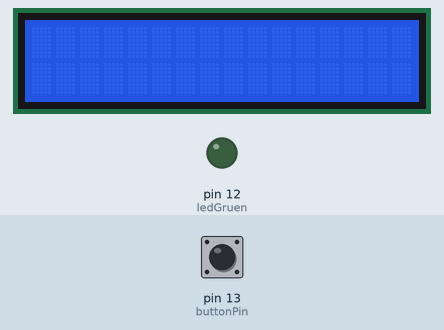
Simulated run of this sketch. Board: Arduino Uno, built with avr-gcc and run on an emulated ATmega328P. On the bench: 16×2 character LCD, output pins drawn as LEDs (lit = HIGH). The test bench sets the inputs (shaded band); at power-on: pin 13 (buttonPin) LOW.

Above: at 1.2 s.
1.3 s: pin 13 (buttonPin) pulled HIGH for 1 s
At 3.5 s:
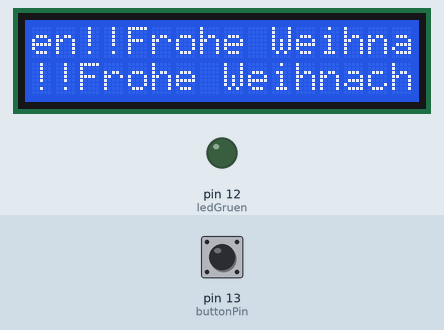
3.8 s: pin 13 (buttonPin) pulled HIGH for 0.15 s
At 5.1 s:
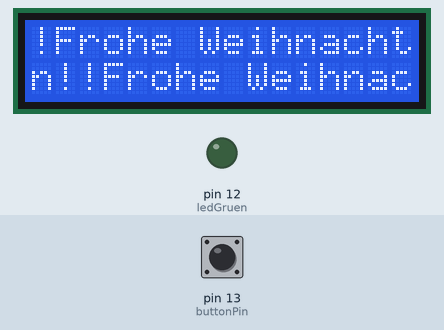
5.4 s: pin 13 (buttonPin) pulled HIGH for 0.15 s
At 6.5 s:
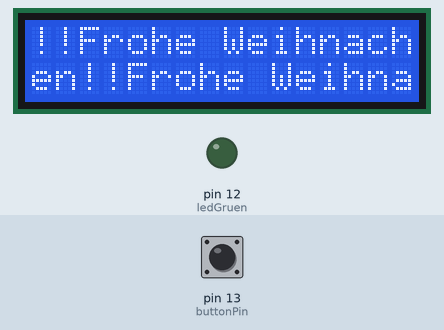
7.0 s: pin 13 (buttonPin) pulled HIGH for 0.15 s
At 7.8 s:
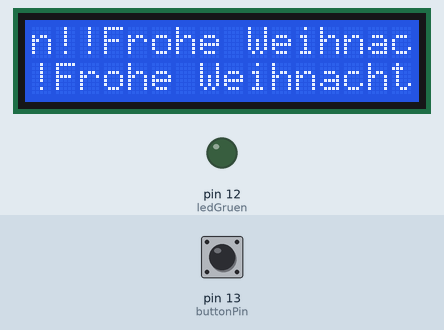
8.6 s: pin 13 (buttonPin) pulled HIGH for 3.2 s
At 8.75 s:
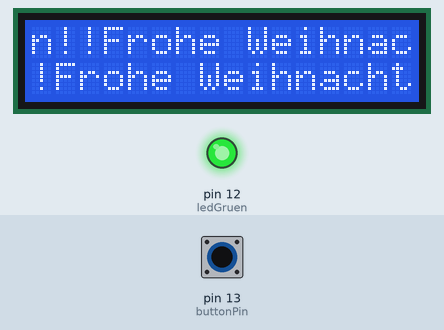
13.3 s: pin 13 (buttonPin) pulsed HIGH 2 times (0.12 s each, 0.3 s apart)
At 14.1 s:
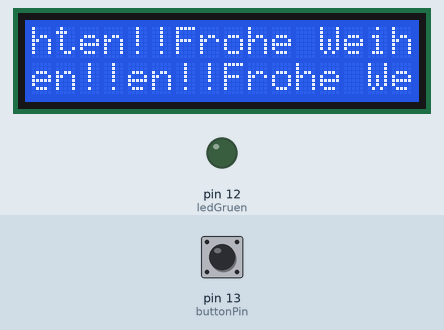
Timing chart, 0 to 16.3 s (numbered marks = the images above; inputs shaded):
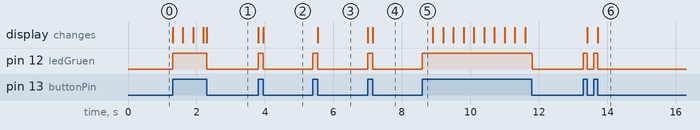

The sketch:

led_leuchten_mit_button.ino
```cpp
const int ledGruen = 12;
const int buttonPin = 13;

// include the library code:
#include <LiquidCrystal.h>

  //Initialisierung der Bibliothek bei Assozierung irgendwelches LCD int
  //mit dem Arduino pinnummer es verbunden ist.
  const int rs = 10, en = 11, d4 = 5, d5 = 4, d6 = 3, d7 = 2;
  LiquidCrystal lcd(rs, en, d4, d5, d6, d7);

void setup() {
  // put your setup code here, to run once:
  pinMode(ledGruen,OUTPUT);
  pinMode(buttonPin,INPUT);

  //Anlage der Nummer des LCDs
  lcd.begin(16,2);
  //Print eine Nachricht
  //lcd.print("Frohe Weihnachten!!");

}

void loop() {
  // put your main code here, to run repeatedly:
  if (digitalRead(buttonPin)== HIGH){
    digitalWrite(ledGruen,HIGH);
    lcd.print("Frohe Weihnachten!!");
    }
    else {
       digitalWrite(ledGruen,LOW);
      }
}
```

Measured:
- after the input at 1.3 s, pin 12 (ledGruen): LOW → HIGH at once, → LOW 1.0 s later; the display: first changes at once (image 1 shows a later state)
- after the input at 3.8 s, pin 12 (ledGruen): LOW → HIGH at once, → LOW 0.15 s later; the display: first changes at once (image 2 shows a later state)
- after the input at 5.4 s, pin 12 (ledGruen): LOW → HIGH at once, → LOW 0.15 s later; the display: changes after 0.15 s (image 3)
- after the input at 7.0 s, pin 12 (ledGruen): LOW → HIGH at once, → LOW 0.15 s later; the display: first changes at once (image 4 shows a later state)
- after the input at 8.6 s, pin 12 (ledGruen): LOW → HIGH at once, → LOW 3.2 s later
- after the input at 13.3 s, pin 12 (ledGruen): alternates HIGH for 0.12 s and LOW for 0.18 s, 4 changes in all, then stays LOW, starting at once; the display: first changes after 0.12 s (image 6 shows a later state)
